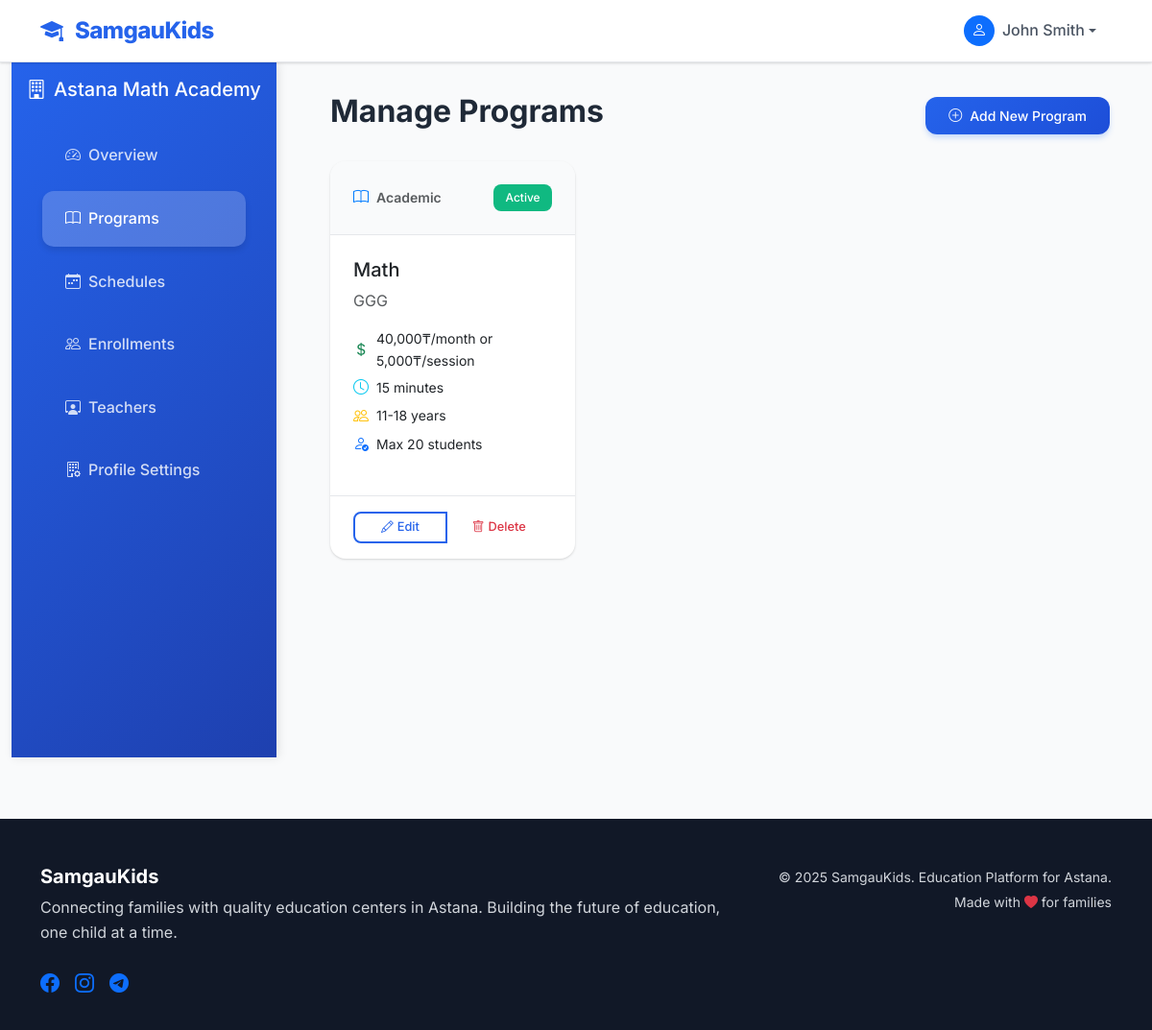
Screenshot of /center/programs (signed in) with the database file from the repository.
### models.py (models this page shows, shortened)
class Center(db.Model):
    id = db.Column(db.Integer, primary_key=True)
    user_id = db.Column(db.Integer, db.ForeignKey('user.id'), nullable=False)
    center_name = db.Column(db.String(150), nullable=False)
    description = db.Column(db.Text)
    address = db.Column(db.String(200), nullable=False)
    latitude = db.Column(db.Float)  # Will be populated via geocoding
    longitude = db.Column(db.Float)  # Will be populated via geocoding
    photo_url = db.Column(db.String(255))
    website = db.Column(db.String(255))
    schedule_info = db.Column(db.Text)  # General schedule information
    invite_code = db.Column(db.String(8), unique=True)  # For teacher invitations
    user = db.relationship('User', backref=db.backref('center_profile', uselist=False))

class Program(db.Model):
    id = db.Column(db.Integer, primary_key=True)
    center_id = db.Column(db.Integer, db.ForeignKey('center.id'), nullable=False)
    category_id = db.Column(db.Integer, db.ForeignKey('category.id'), nullable=False)
    name = db.Column(db.String(150), nullable=False)
    description = db.Column(db.Text)
    short_description = db.Column(db.String(255))
    price_per_month = db.Column(db.Float)
    price_per_session = db.Column(db.Float)
    duration_minutes = db.Column(db.Integer)  # Duration of each session
    min_age = db.Column(db.Integer)
    max_age = db.Column(db.Integer)
    max_students = db.Column(db.Integer, default=20)
    is_active = db.Column(db.Boolean, default=True)
    is_featured = db.Column(db.Boolean, default=False)
    requirements = db.Column(db.Text)  # What students need to bring/know
    benefits = db.Column(db.Text)     # What students will learn/gain
    photo_url = db.Column(db.String(255))
    created_at = db.Column(db.DateTime, default=datetime.utcnow)
    updated_at = db.Column(db.DateTime, default=datetime.utcnow, onupdate=datetime.utcnow)
    center = db.relationship('Center', backref=db.backref('programs', lazy=True))
    category = db.relationship('Category', backref=db.backref('programs', lazy=True))
    def get_age_range(self):
        if self.min_age and self.max_age:
            return f"{self.min_age}-{self.max_age} years"
        elif self.min_age:
            return f"{self.min_age}+ years"
        elif self.max_age:
            return f"Up to {self.max_age} years"
        return "All ages"
    def get_price_display(self):
        prices = []
        if self.price_per_month:
            prices.append(f"{self.price_per_month:,.0f}₸/month")
        if self.price_per_session:
            prices.append(f"{self.price_per_session:,.0f}₸/session")
        return " or ".join(prices) if prices else "Contact for pricing"

class Category(db.Model):
    id = db.Column(db.Integer, primary_key=True)
    name = db.Column(db.String(100), nullable=False)
    description = db.Column(db.Text)
    parent_id = db.Column(db.Integer, db.ForeignKey('category.id'))
    icon = db.Column(db.String(50))  # Bootstrap icon class
    color = db.Column(db.String(7), default='#6c757d')  # Hex color code
    is_active = db.Column(db.Boolean, default=True)
    created_at = db.Column(db.DateTime, default=datetime.utcnow)
    parent = db.relationship('Category', remote_side=[id], backref='subcategories')
    def get_full_path(self):
        path = [self.name]
        current = self.parent
        while current:
            path.insert(0, current.name)
            current = current.parent
        return ' → '.join(path)

### app.py (the view)
@app.route('/center/programs')
@login_required(role='center')
def center_programs():
    center = Center.query.filter_by(user_id=session['user_id']).first()
    programs = Program.query.filter_by(center_id=center.id).all() if center else []
    categories = Category.query.all()
    return render_template('center/programs.html',
                         center=center,
                         programs=programs,
                         categories=categories)

### app.py (called while the page is built)
def login_required(role=None):
    def decorator(f):
        @wraps(f)
        def decorated_function(*args, **kwargs):
            if 'user_id' not in session:
                flash('Please log in to access this page.', 'warning')
                return redirect(url_for('login'))
            if role and session.get('user_role') != role:
                flash('Access denied. Insufficient permissions.', 'danger')
                return redirect(url_for('dashboard'))
            return f(*args, **kwargs)
        return decorated_function
    return decorator

### templates/center/programs.html (shortened to what this page needs)
{% extends "base.html" %}
{% block content %}
<div class="container-fluid">
    <div class="row">
        <div class="col-md-3">
            <div class="sidebar">
                <div class="p-3">
                    <h5 class="text-white mb-4">
                        <i class="bi bi-building me-2"></i>{{ center.center_name if center else "Center Management" }}
                    </h5>
                    <nav class="nav flex-column">
                        <a class="nav-link" href="{{ url_for('center_dashboard') }}">
                            <i class="bi bi-speedometer2 me-2"></i>Overview
                        </a>
                        <a class="nav-link active" href="{{ url_for('center_programs') }}">
                            <i class="bi bi-book me-2"></i>Programs
                        </a>
                        <a class="nav-link" href="{{ url_for('center_schedules') }}">
                            <i class="bi bi-calendar-week me-2"></i>Schedules
                        </a>
                        <a class="nav-link" href="{{ url_for('center_enrollments') }}">
                            <i class="bi bi-people me-2"></i>Enrollments
                        </a>
                        <a class="nav-link" href="{{ url_for('center_teachers') }}">
                            <i class="bi bi-person-workspace me-2"></i>Teachers
                        </a>
                        <a class="nav-link" href="{{ url_for('center_profile') }}">
                            <i class="bi bi-building-gear me-2"></i>Profile Settings
                        </a>
                    </nav>
                </div>
            </div>
        </div>
        <div class="col-md-9">
            <div class="content-wrapper">
                <div class="d-flex justify-content-between align-items-center mb-4">
                    <h2 class="fw-bold">Manage Programs</h2>
                    <a href="{{ url_for('add_program') }}" class="btn btn-primary">
                        <i class="bi bi-plus-circle me-2"></i>Add New Program
                    </a>
                </div>
                {% if programs %}
                <div class="row g-4">
                    {% for program in programs %}
                    <div class="col-md-6 col-lg-4">
                        <div class="card h-100">
                            <div class="card-header d-flex justify-content-between align-items-center">
                                <div class="d-flex align-items-center">
                                    <i class="{{ program.category.icon }} me-2" style="color: {{ program.category.color }}"></i>
                                    <small class="text-muted">{{ program.category.get_full_path() }}</small>
                                </div>
                                {% if program.is_active %}
                                    <span class="badge bg-success">Active</span>
                                {% else %}
                                    <span class="badge bg-secondary">Inactive</span>
                                {% endif %}
                            </div>
                            <div class="card-body">
                                <h5 class="card-title">{{ program.name }}</h5>
                                {% if program.short_description %}
                                <p class="card-text text-muted">{{ program.short_description }}</p>
                                {% endif %}
                                <div class="mb-3">
                                    {% if program.get_price_display() != "Contact for pricing" %}
                                    <div class="d-flex align-items-center mb-1">
                                        <i class="bi bi-currency-dollar me-2 text-success"></i>
                                        <small>{{ program.get_price_display() }}</small>
                                    </div>
                                    {% endif %}
                                    {% if program.duration_minutes %}
                                    <div class="d-flex align-items-center mb-1">
                                        <i class="bi bi-clock me-2 text-info"></i>
                                        <small>{{ program.duration_minutes }} minutes</small>
                                    </div>
                                    {% endif %}
                                    <div class="d-flex align-items-center mb-1">
                                        <i class="bi bi-people me-2 text-warning"></i>
                                        <small>{{ program.get_age_range() }}</small>
                                    </div>
                                    {% if program.max_students %}
                                    <div class="d-flex align-items-center">
                                        <i class="bi bi-person-check me-2 text-primary"></i>
                                        <small>Max {{ program.max_students }} students</small>
                                    </div>
                                    {% endif %}
                                </div>
                            </div>
                            <div class="card-footer bg-transparent">
                                <div class="btn-group w-100" role="group">
                                    <a href="{{ url_for('edit_program', program_id=program.id) }}" class="btn btn-outline-primary btn-sm">
                                        <i class="bi bi-pencil me-1"></i>Edit
                                    </a>
                                    <button type="button" class="btn btn-outline-danger btn-sm" onclick="confirmDelete({{ program.id }}, '{{ program.name }}')">
                                        <i class="bi bi-trash me-1"></i>Delete
                                    </button>
                                </div>
                            </div>
                        </div>
                    </div>
                    {% endfor %}
                </div>
                {% endif %}
            </div>
        </div>
    </div>
</div>
{% endblock %}

### templates/base.html (style rules this page uses)
:root { --primary-50: #eff6ff; --primary-100: #dbeafe; --primary-200: #bfdbfe; --primary-300: #93c5fd; --primary-400: #60a5fa; --primary-500: #3b82f6; --primary-600: #2563eb; --primary-700: #1d4ed8; --primary-800: #1e40af; --primary-900: #1e3a8a; --secondary-500: #06b6d4; --success-500: #10b981; --warning-500: #f59e0b; --danger-500: #ef4444; --gray-50: #f9fafb; --gray-100: #f3f4f6; --gray-200: #e5e7eb; --gray-300: #d1d5db; --gray-400: #9ca3af; --gray-500: #6b7280; --gray-600: #4b5563; --gray-700: #374151; --gray-800: #1f2937; --gray-900: #111827; --primary-color: var(--primary-600); --secondary-color: var(--secondary-500); --success-color: var(--success-500); --danger-color: var(--danger-500); --warning-color: var(--warning-500); --info-color: var(--primary-500); --light-color: var(--gray-50); --dark-color: var(--gray-900); }
* { box-sizing: border-box; }
body { font-family: 'Inter', -apple-system, BlinkMacSystemFont, 'Segoe UI', Roboto, sans-serif; background-color: var(--gray-50); color: var(--gray-800); line-height: 1.6; font-size: 16px; font-weight: 400; }
.nav-link { font-weight: 500; color: var(--gray-600) !important; padding: 0.5rem 1rem !important; border-radius: 0.5rem; transition: all 0.2s ease; }
.btn { font-weight: 500; border-radius: 0.75rem; padding: 0.75rem 1.5rem; border: none; transition: all 0.2s ease; text-decoration: none; display: inline-flex; align-items: center; justify-content: center; font-size: 0.875rem; line-height: 1; }
.btn-primary { background: linear-gradient(135deg, var(--primary-600) 0%, var(--primary-700) 100%); color: white; box-shadow: 0 4px 6px -1px rgba(59, 130, 246, 0.3); }
.btn-outline-primary { border: 2px solid var(--primary-600); color: var(--primary-600); background: transparent; }
.btn-sm { padding: 0.5rem 1rem; font-size: 0.8rem; border-radius: 0.5rem; }
.card { border: none; border-radius: 1rem; box-shadow: 0 1px 3px 0 rgba(0, 0, 0, 0.1), 0 1px 2px 0 rgba(0, 0, 0, 0.06); transition: all 0.3s ease; background: white; overflow: hidden; }
.card-header { background: var(--gray-50); border-bottom: 1px solid var(--gray-200); padding: 1.5rem; font-weight: 600; color: var(--gray-800); }
.card-body { padding: 1.5rem; }
.card-footer { background: var(--gray-50); border-top: 1px solid var(--gray-200); padding: 1rem 1.5rem; }
.sidebar { background: linear-gradient(135deg, var(--primary-600) 0%, var(--primary-800) 100%); min-height: calc(100vh - 76px); border-radius: 0; box-shadow: 2px 0 10px rgba(0, 0, 0, 0.1); }
.sidebar .nav-link { color: rgba(255, 255, 255, 0.8) !important; padding: 1rem 1.5rem !important; border-radius: 0.75rem !important; margin: 0.25rem 1rem; font-weight: 500; transition: all 0.2s ease; }
.sidebar .nav-link.active { color: white !important; background-color: rgba(255, 255, 255, 0.2); box-shadow: 0 4px 6px rgba(0, 0, 0, 0.1); }
.badge { font-weight: 500; padding: 0.5rem 0.75rem; border-radius: 0.5rem; font-size: 0.75rem; }
.badge.bg-success { background: var(--success-500) !important; }
.content-wrapper { padding: 2rem; }

### rows the page displays
Center: center_name "Astana Math Academy"
Program: category.get_full_path "Academic", is_active "Active", name "Math", short_description "GGG", price "40,000₸/month or 5,000₸/session", duration_minutes "15", get_age_range "11-18 years", max_students "20"

### other values shown
{{ session.user_name }} "John Smith"
